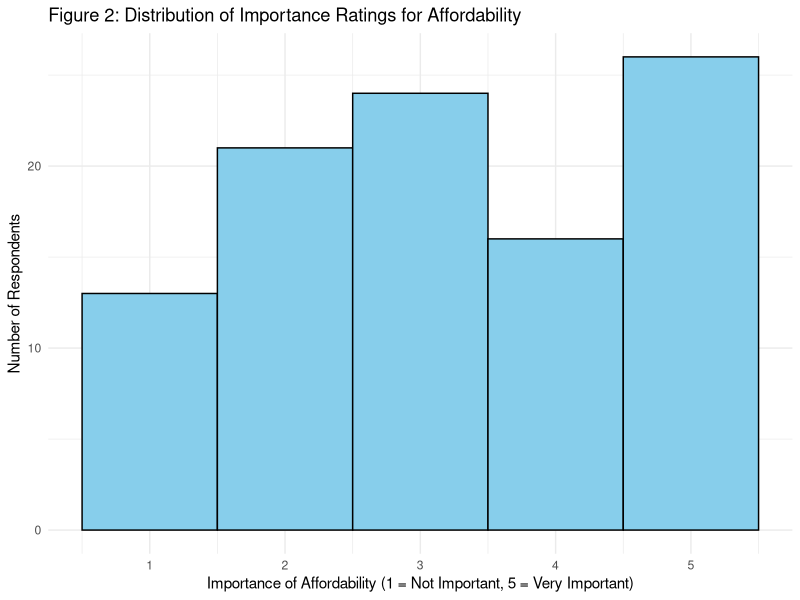

The R source for this figure:
## ---- chunk 1

# Here you can load in and clean the data (you may need to do the cleaning in a separate R script - this is up to you). 
library(tidyverse)


# You may need additional chunks, in case you want to include some of the cleaning output.

## ---- chunk 2
set.seed(49)
library(tibble)
library(purrr)

n <- 100

# Demographics
age_group <- sample(c("Under 18","18–24","25–34","35–44","45+"),
                    n, replace=TRUE, prob=c(0.1,0.4,0.25,0.15,0.1))

education <- sample(c("High school or below","College/university",
                      "Undergraduate degree","Graduate degree","Other"),
                    n, replace=TRUE, prob=c(0.15,0.25,0.35,0.2,0.05))

field <- sample(c("STEM","non-STEM","other"), n, replace=TRUE, prob=c(0.5,0.4,0.1))

# Preferred resource
preferred_resource <- sample(c("Video tutorials","Interactive exercises/quizzes",
                               "Written articles","Online forums","Other"),
                             n, replace=TRUE, prob=c(0.35,0.3,0.2,0.1,0.05))

# Frequency of use
frequency <- sample(c("Daily","Weekly","Monthly","Rarely","Never"),
                    n, replace=TRUE, prob=c(0.2,0.4,0.2,0.15,0.05))

# Barriers (multi-select, stored as comma-separated string)
barrier_opts <- c("Cost","Lack of time","Limited awareness",
                  "Lack of guidance","Difficulty understanding","Other")

draw_barriers <- function() {
  k <- sample(0:3, 1, prob=c(0.1,0.45,0.35,0.1))
  if (k == 0) return("")
  base <- sample(barrier_opts[1:5], k, replace=FALSE)
  if (runif(1) < 0.1) base <- c(base,"Other")
  paste(base, collapse=", ")
}
barriers <- replicate(n, draw_barriers())

# Likert (1–5)
likert <- function(n, tilt=0) {
  base <- rep(1,5)
  if (tilt>0) base <- c(0.8,0.9,1,1.1,1.2)
  base <- base/sum(base)
  sample(1:5, n, replace=TRUE, prob=base)
}

affordable  <- likert(n, tilt=1)
clarity     <- likert(n, tilt=1)
interactive <- likert(n)
accessible  <- likert(n, tilt=1)
multilang   <- likert(n)

# Assemble tibble (short version)
sim_data <- tibble(
  age_group, education, field,
  preferred_resource, frequency,
  barriers,
  affordable, clarity, interactive, accessible, multilang
)

head(sim_data)


## ---- chunk 3
#cleaning: split barriers into binary columns(True or False)
sim_data_clean <- sim_data %>%
  mutate(has_cost  = grepl("Cost", barriers),
         has_time  = grepl("Lack of time", barriers),
         has_awareness = grepl("Limited awareness", barriers),
         has_guidance  = grepl("Lack of guidance", barriers),
         has_difficulty = grepl("Difficulty", barriers),
         has_other = grepl("Other", barriers)) %>%
  select(-barriers)
head(sim_data_clean)

## ---- chunk 4
# Histogram for affordability Likert variable
ggplot(sim_data_clean, aes(x = affordable)) +
  geom_histogram(binwidth = 1, fill = "skyblue", color = "black", boundary = 0.5) +
  scale_x_continuous(breaks = 1:5) +
  theme_minimal() +
  labs(x = "Importance of Affordability (1 = Not Important, 5 = Very Important)",
       y = "Number of Respondents",
       title = "Figure 2: Distribution of Importance Ratings for Affordability")

## ---- chunk 5

# Here you can derive the CIs of interest based off the simulated data in a previous chunk.

## ---- chunk 6
# head(sim_data)
